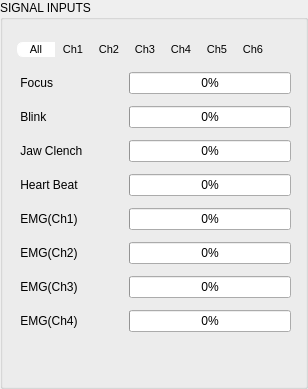
       <widget class="QGroupBox" name="inputsGroup">
        <property name="sizePolicy">
         <sizepolicy hsizetype="Expanding" vsizetype="Expanding">
          <horstretch>1</horstretch><verstretch>0</verstretch>
         </sizepolicy>
        </property>
        <property name="title"><string>SIGNAL INPUTS</string></property>
        <layout class="QVBoxLayout" name="inputsVLayout">
         <property name="spacing"><number>12</number></property><property name="leftMargin"><number>14</number></property><property name="topMargin"><number>20</number></property><property name="rightMargin"><number>14</number></property><property name="bottomMargin"><number>14</number></property>

         <item><layout class="QHBoxLayout" name="selRowInput"><property name="spacing"><number>0</number></property><item><widget class="QPushButton" name="btnSel_Input_All"><property name="styleSheet"><string notr="true">QPushButton{border-right:none;border-top-left-radius:6px;border-bottom-left-radius:6px;border-top-right-radius:0;border-bottom-right-radius:0;min-width:36px;font-size:11px;}QPushButton:checked{background-color:#ffffff;color:#000000;border:1px solid #ffffff;}</string></property><property name="text"><string>All</string></property><property name="checkable"><bool>true</bool></property><property name="checked"><bool>true</bool></property></widget></item><item><widget class="QPushButton" name="btnSel_Input_Ch1"><property name="styleSheet"><string notr="true">QPushButton{border-left:none;border-right:none;border-radius:0;min-width:36px;font-size:11px;}QPushButton:checked{background-color:#ffffff;color:#000000;border:1px solid #ffffff;}</string></property><property name="text"><string>Ch1</string></property><property name="checkable"><bool>true</bool></property></widget></item><item><widget class="QPushButton" name="btnSel_Input_Ch2"><property name="styleSheet"><string notr="true">QPushButton{border-left:none;border-right:none;border-radius:0;min-width:36px;font-size:11px;}QPushButton:checked{background-color:#ffffff;color:#000000;border:1px solid #ffffff;}</string></property><property name="text"><string>Ch2</string></property><property name="checkable"><bool>true</bool></property></widget></item><item><widget class="QPushButton" name="btnSel_Input_Ch3"><property name="styleSheet"><string notr="true">QPushButton{border-left:none;border-right:none;border-radius:0;min-width:36px;font-size:11px;}QPushButton:checked{background-color:#ffffff;color:#000000;border:1px solid #ffffff;}</string></property><property name="text"><string>Ch3</string></property><property name="checkable"><bool>true</bool></property></widget></item><item><widget class="QPushButton" name="btnSel_Input_Ch4"><property name="styleSheet"><string notr="true">QPushButton{border-left:none;border-right:none;border-radius:0;min-width:36px;font-size:11px;}QPushButton:checked{background-color:#ffffff;color:#000000;border:1px solid #ffffff;}</string></property><property name="text"><string>Ch4</string></property><property name="checkable"><bool>true</bool></property></widget></item><item><widget class="QPushButton" name="btnSel_Input_Ch5"><property name="styleSheet"><string notr="true">QPushButton{border-left:none;border-right:none;border-radius:0;min-width:36px;font-size:11px;}QPushButton:checked{background-color:#ffffff;color:#000000;border:1px solid #ffffff;}</string></property><property name="text"><string>Ch5</string></property><property name="checkable"><bool>true</bool></property></widget></item><item><widget class="QPushButton" name="btnSel_Input_Ch6"><property name="styleSheet"><string notr="true">QPushButton{border-left:none;border-top-left-radius:0;border-bottom-left-radius:0;border-top-right-radius:6px;border-bottom-right-radius:6px;min-width:36px;font-size:11px;}QPushButton:checked{background-color:#ffffff;color:#000000;border:1px solid #ffffff;}</string></property><property name="text"><string>Ch6</string></property><property name="checkable"><bool>true</bool></property></widget></item><item><spacer name="spacerSelInput"><property name="orientation"><enum>Qt::Horizontal</enum></property><property name="sizeHint"><size><width>20</width><height>20</height></size></property></spacer></item></layout></item>

         <item><layout class="QHBoxLayout" name="hLayoutFocus"><property name="spacing"><number>12</number></property><item><widget class="QLabel" name="lblFocus"><property name="minimumSize"><size><width>100</width><height>0</height></size></property><property name="text"><string> Focus</string></property></widget></item><item><widget class="QProgressBar" name="pbFocus"><property name="value"><number>0</number></property></widget></item></layout></item>
         <item><layout class="QHBoxLayout" name="hLayoutBlink"><property name="spacing"><number>12</number></property><item><widget class="QLabel" name="lblBlink"><property name="minimumSize"><size><width>100</width><height>0</height></size></property><property name="text"><string> Blink</string></property></widget></item><item><widget class="QProgressBar" name="pbBlink"><property name="value"><number>0</number></property></widget></item></layout></item>
         <item><layout class="QHBoxLayout" name="hLayoutJaw"><property name="spacing"><number>12</number></property><item><widget class="QLabel" name="lblJaw"><property name="minimumSize"><size><width>100</width><height>0</height></size></property><property name="text"><string> Jaw Clench</string></property></widget></item><item><widget class="QProgressBar" name="pbJaw"><property name="value"><number>0</number></property></widget></item></layout></item>
         <item><layout class="QHBoxLayout" name="hLayoutECG"><property name="spacing"><number>12</number></property><item><widget class="QLabel" name="lblECG"><property name="minimumSize"><size><width>100</width><height>0</height></size></property><property name="text"><string> Heart Beat</string></property></widget></item><item><widget class="QProgressBar" name="pbECG"><property name="value"><number>0</number></property></widget></item></layout></item>
         <item><layout class="QHBoxLayout" name="hLayoutEMG1"><property name="spacing"><number>12</number></property><item><widget class="QLabel" name="lblEMG1"><property name="minimumSize"><size><width>100</width><height>0</height></size></property><property name="text"><string> EMG(Ch1)</string></property></widget></item><item><widget class="QProgressBar" name="pbEMG1"><property name="value"><number>0</number></property></widget></item></layout></item>
         <item><layout class="QHBoxLayout" name="hLayoutEMG2"><property name="spacing"><number>12</number></property><item><widget class="QLabel" name="lblEMG2"><property name="minimumSize"><size><width>100</width><height>0</height></size></property><property name="text"><string> EMG(Ch2)</string></property></widget></item><item><widget class="QProgressBar" name="pbEMG2"><property name="value"><number>0</number></property></widget></item></layout></item>
         <item><layout class="QHBoxLayout" name="hLayoutEMG3"><property name="spacing"><number>12</number></property><item><widget class="QLabel" name="lblEMG3"><property name="minimumSize"><size><width>100</width><height>0</height></size></property><property name="text"><string> EMG(Ch3)</string></property></widget></item><item><widget class="QProgressBar" name="pbEMG3"><property name="value"><number>0</number></property></widget></item></layout></item>
         <item><layout class="QHBoxLayout" name="hLayoutEMG4"><property name="spacing"><number>12</number></property><item><widget class="QLabel" name="lblEMG4"><property name="minimumSize"><size><width>100</width><height>0</height></size></property><property name="text"><string> EMG(Ch4)</string></property></widget></item><item><widget class="QProgressBar" name="pbEMG4"><property name="value"><number>0</number></property></widget></item></layout></item>

         <item><spacer name="inputsSpacer"><property name="orientation"><enum>Qt::Vertical</enum></property><property name="sizeHint"><size><width>20</width><height>40</height></size></property></spacer></item>
        </layout>
       </widget>
